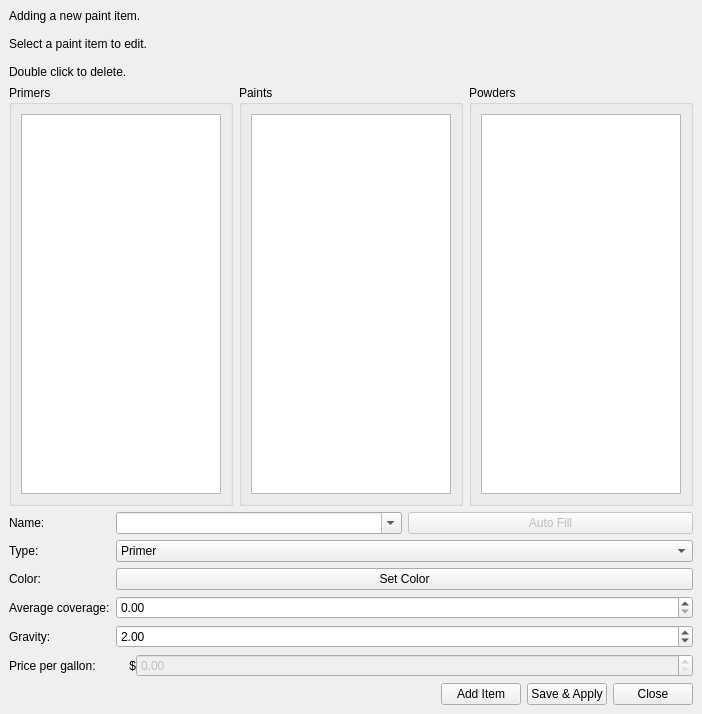
<?xml version="1.0" encoding="UTF-8"?>
<ui version="4.0">
 <class>Form</class>
 <widget class="QDialog" name="Form">
  <property name="geometry">
   <rect>
    <x>0</x>
    <y>0</y>
    <width>696</width>
    <height>714</height>
   </rect>
  </property>
  <property name="windowTitle">
   <string>Form</string>
  </property>
  <layout class="QHBoxLayout" name="horizontalLayout">
   <property name="spacing">
    <number>0</number>
   </property>
   <property name="leftMargin">
    <number>0</number>
   </property>
   <property name="topMargin">
    <number>0</number>
   </property>
   <property name="rightMargin">
    <number>0</number>
   </property>
   <property name="bottomMargin">
    <number>0</number>
   </property>
   <item>
    <widget class="QWidget" name="widget" native="true">
     <property name="contextMenuPolicy">
      <enum>Qt::ContextMenuPolicy::ActionsContextMenu</enum>
     </property>
     <property name="autoFillBackground">
      <bool>false</bool>
     </property>
     <property name="styleSheet">
      <string notr="true"/>
     </property>
     <layout class="QVBoxLayout" name="verticalLayout_3" stretch="0">
      <property name="leftMargin">
       <number>0</number>
      </property>
      <property name="topMargin">
       <number>0</number>
      </property>
      <property name="rightMargin">
       <number>0</number>
      </property>
      <property name="bottomMargin">
       <number>0</number>
      </property>
      <item>
       <layout class="QVBoxLayout" name="verticalLayout" stretch="0,0">
        <property name="leftMargin">
         <number>9</number>
        </property>
        <property name="topMargin">
         <number>9</number>
        </property>
        <property name="rightMargin">
         <number>9</number>
        </property>
        <property name="bottomMargin">
         <number>9</number>
        </property>
        <item>
         <widget class="QLabel" name="lblMessage">
          <property name="sizePolicy">
           <sizepolicy hsizetype="Preferred" vsizetype="Minimum">
            <horstretch>0</horstretch>
            <verstretch>0</verstretch>
           </sizepolicy>
          </property>
          <property name="maximumSize">
           <size>
            <width>16777215</width>
            <height>16777215</height>
           </size>
          </property>
          <property name="text">
           <string>Adding a new paint item.

Select a paint item to edit.

Double click to delete.</string>
          </property>
          <property name="alignment">
           <set>Qt::AlignmentFlag::AlignLeading|Qt::AlignmentFlag::AlignLeft|Qt::AlignmentFlag::AlignTop</set>
          </property>
         </widget>
        </item>
        <item>
         <layout class="QVBoxLayout" name="verticalLayout_2" stretch="1">
          <item>
           <layout class="QVBoxLayout" name="verticalLayout_8" stretch="1,0,0">
            <item>
             <layout class="QHBoxLayout" name="horizontalLayout_2">
              <item>
               <widget class="QGroupBox" name="groupBox">
                <property name="title">
                 <string>Primers</string>
                </property>
                <layout class="QVBoxLayout" name="verticalLayout_5">
                 <item>
                  <widget class="QListWidget" name="listWidget_primers">
                   <property name="minimumSize">
                    <size>
                     <width>200</width>
                     <height>0</height>
                    </size>
                   </property>
                  </widget>
                 </item>
                </layout>
               </widget>
              </item>
              <item>
               <widget class="QGroupBox" name="groupBox_2">
                <property name="title">
                 <string>Paints</string>
                </property>
                <layout class="QVBoxLayout" name="verticalLayout_6">
                 <item>
                  <widget class="QListWidget" name="listWidget_paints">
                   <property name="minimumSize">
                    <size>
                     <width>200</width>
                     <height>0</height>
                    </size>
                   </property>
                  </widget>
                 </item>
                </layout>
               </widget>
              </item>
              <item>
               <widget class="QGroupBox" name="groupBox_3">
                <property name="title">
                 <string>Powders</string>
                </property>
                <layout class="QVBoxLayout" name="verticalLayout_7">
                 <item>
                  <widget class="QListWidget" name="listWidget_powders">
                   <property name="minimumSize">
                    <size>
                     <width>200</width>
                     <height>0</height>
                    </size>
                   </property>
                  </widget>
                 </item>
                </layout>
               </widget>
              </item>
             </layout>
            </item>
            <item>
             <layout class="QGridLayout" name="gridLayout" columnstretch="0,0,0,1">
              <item row="3" column="0">
               <widget class="QLabel" name="label_4">
                <property name="text">
                 <string>Average coverage:</string>
                </property>
                <property name="buddy">
                 <cstring>doubleSpinBox_average_coverage</cstring>
                </property>
               </widget>
              </item>
              <item row="0" column="3">
               <layout class="QHBoxLayout" name="horizontalLayout_5" stretch="0,0">
                <item>
                 <widget class="QComboBox" name="lineEdit_name">
                  <property name="editable">
                   <bool>true</bool>
                  </property>
                 </widget>
                </item>
                <item>
                 <widget class="QPushButton" name="pushButton_autofill">
                  <property name="enabled">
                   <bool>false</bool>
                  </property>
                  <property name="text">
                   <string>Auto Fill</string>
                  </property>
                 </widget>
                </item>
               </layout>
              </item>
              <item row="1" column="0">
               <widget class="QLabel" name="label_3">
                <property name="text">
                 <string>Type:</string>
                </property>
                <property name="buddy">
                 <cstring>comboBox_type</cstring>
                </property>
               </widget>
              </item>
              <item row="5" column="0">
               <widget class="QLabel" name="label_5">
                <property name="text">
                 <string>Price per gallon:</string>
                </property>
                <property name="alignment">
                 <set>Qt::AlignmentFlag::AlignLeading|Qt::AlignmentFlag::AlignLeft|Qt::AlignmentFlag::AlignVCenter</set>
                </property>
                <property name="buddy">
                 <cstring>doubleSpinBox_price</cstring>
                </property>
               </widget>
              </item>
              <item row="2" column="3">
               <widget class="QPushButton" name="pushButton_set_color">
                <property name="text">
                 <string>Set Color</string>
                </property>
               </widget>
              </item>
              <item row="2" column="0">
               <widget class="QLabel" name="label_2">
                <property name="text">
                 <string>Color:</string>
                </property>
                <property name="buddy">
                 <cstring>pushButton_set_color</cstring>
                </property>
               </widget>
              </item>
              <item row="0" column="0">
               <widget class="QLabel" name="label">
                <property name="text">
                 <string>Name:</string>
                </property>
                <property name="alignment">
                 <set>Qt::AlignmentFlag::AlignLeading|Qt::AlignmentFlag::AlignLeft|Qt::AlignmentFlag::AlignVCenter</set>
                </property>
                <property name="buddy">
                 <cstring>lineEdit_name</cstring>
                </property>
               </widget>
              </item>
              <item row="1" column="3">
               <widget class="QComboBox" name="comboBox_type">
                <item>
                 <property name="text">
                  <string>Primer</string>
                 </property>
                </item>
                <item>
                 <property name="text">
                  <string>Paint</string>
                 </property>
                </item>
                <item>
                 <property name="text">
                  <string>Powder</string>
                 </property>
                </item>
               </widget>
              </item>
              <item row="5" column="3">
               <layout class="QHBoxLayout" name="horizontalLayout_3" stretch="0,0">
                <property name="spacing">
                 <number>0</number>
                </property>
                <item>
                 <widget class="QLabel" name="label_9">
                  <property name="maximumSize">
                   <size>
                    <width>20</width>
                    <height>16777215</height>
                   </size>
                  </property>
                  <property name="font">
                   <font>
                    <pointsize>9</pointsize>
                   </font>
                  </property>
                  <property name="text">
                   <string>$</string>
                  </property>
                  <property name="alignment">
                   <set>Qt::AlignmentFlag::AlignRight|Qt::AlignmentFlag::AlignTrailing|Qt::AlignmentFlag::AlignVCenter</set>
                  </property>
                 </widget>
                </item>
                <item>
                 <widget class="QDoubleSpinBox" name="doubleSpinBox_price">
                  <property name="enabled">
                   <bool>false</bool>
                  </property>
                  <property name="specialValueText">
                   <string/>
                  </property>
                  <property name="accelerated">
                   <bool>true</bool>
                  </property>
                  <property name="showGroupSeparator" stdset="0">
                   <bool>false</bool>
                  </property>
                  <property name="prefix">
                   <string/>
                  </property>
                  <property name="suffix">
                   <string/>
                  </property>
                  <property name="maximum">
                   <double>999999999.000000000000000</double>
                  </property>
                 </widget>
                </item>
               </layout>
              </item>
              <item row="3" column="3">
               <widget class="QDoubleSpinBox" name="doubleSpinBox_average_coverage">
                <property name="maximum">
                 <double>99999999999.000000000000000</double>
                </property>
               </widget>
              </item>
              <item row="4" column="0">
               <widget class="QLabel" name="label_6">
                <property name="text">
                 <string>Gravity:</string>
                </property>
                <property name="buddy">
                 <cstring>doubleSpinBox_gravity</cstring>
                </property>
               </widget>
              </item>
              <item row="4" column="3">
               <widget class="QDoubleSpinBox" name="doubleSpinBox_gravity">
                <property name="maximum">
                 <double>100.000000000000000</double>
                </property>
                <property name="value">
                 <double>2.000000000000000</double>
                </property>
               </widget>
              </item>
             </layout>
            </item>
            <item>
             <layout class="QHBoxLayout" name="horizontalLayout_7">
              <item>
               <spacer name="horizontalSpacer_2">
                <property name="orientation">
                 <enum>Qt::Orientation::Horizontal</enum>
                </property>
                <property name="sizeHint" stdset="0">
                 <size>
                  <width>40</width>
                  <height>20</height>
                 </size>
                </property>
               </spacer>
              </item>
              <item>
               <widget class="QPushButton" name="pushButton_add">
                <property name="maximumSize">
                 <size>
                  <width>16777215</width>
                  <height>16777215</height>
                 </size>
                </property>
                <property name="text">
                 <string>Add Item</string>
                </property>
               </widget>
              </item>
              <item>
               <widget class="QPushButton" name="pushButton_apply">
                <property name="text">
                 <string>Save &amp;&amp; Apply</string>
                </property>
               </widget>
              </item>
              <item>
               <widget class="QPushButton" name="pushButton_close">
                <property name="text">
                 <string>Close</string>
                </property>
               </widget>
              </item>
             </layout>
            </item>
           </layout>
          </item>
         </layout>
        </item>
       </layout>
      </item>
     </layout>
    </widget>
   </item>
  </layout>
 </widget>
 <tabstops>
  <tabstop>lineEdit_name</tabstop>
  <tabstop>pushButton_autofill</tabstop>
  <tabstop>doubleSpinBox_price</tabstop>
 </tabstops>
 <resources/>
 <connections/>
</ui>
